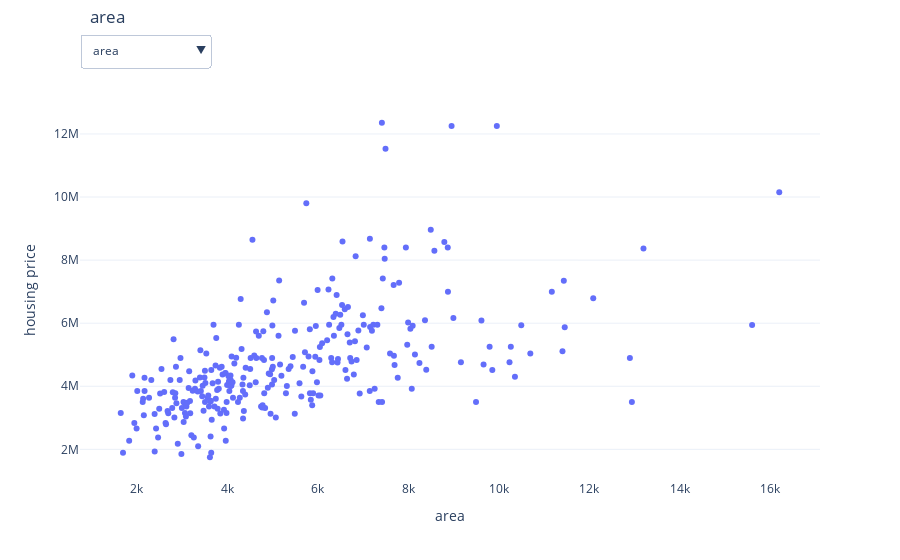

Notebook source saved alongside this figure:
### Code cell
# | warning: false
fig = go.Figure()

# area
fig.add_trace(
    go.Scatter(
    x=df1_area["area"],
    y=df1_area["price"],
    mode="markers",
    visible=True)
    )

# bed room
fig.add_trace(
    go.Bar(
    x=df1_bed["bedrooms"].astype("str"),
    y=df1_bed["price"],
    visible=False)
    )

# bathrooms
fig.add_trace(
    go.Bar(
    x=df1_bath["bathrooms"].astype("str"),
    y=df1_bath["price"],
    visible=False)
    )

# stories
fig.add_trace(
    go.Bar(
    x=df1_stories["stories"].astype("str"),
    y=df1_stories["stories"].astype("str"),
    visible=False)
    )

# mainroad
fig.add_trace(
    go.Bar(
    x=df1_mainroad["mainroad"].astype("str"),
    y=df1_mainroad["price"],
    visible=False)
    )

# guestroom
fig.add_trace(
    go.Bar(
    x=df1_guestroom["guestroom"].astype("str"),
    y=df1_guestroom["price"],
    visible=False)
    )

# basement
fig.add_trace(
    go.Bar(
    x=df1_basement["basement"].astype("str"),
    y=df1_basement["price"],
    visible=False)
    )

# airconditioning
fig.add_trace(
    go.Bar(
    x=df1_air["airconditioning"].astype("str"),
    y=df1_air["price"],
    visible=False)
    )

# parking
fig.add_trace(
    go.Bar(
    x=df1_parking["parking"].astype("str"),
    y=df1_parking["price"],
    visible=False)
    )

# furnishingstatus
fig.add_trace(
    go.Bar(
    x=df1_fur["furnishingstatus"].astype("str"),
    y=df1_fur["price"],
    visible=False)
    )


# create buttom
buttons = []       # create a list for the buttons

for i in range(1,len(df1.columns)):
    visbility_list = [False] * (len(df1.columns)-1)
    visbility_list[i-1] = True
    buttons.append(
        dict(label=list(df1.columns)[i],
        method="update",
        args=[{"visible": visbility_list},
        {"title": list(df1.columns)[i],
        "xaxis": {"title": list(df1.columns)[i],
        "yaxis": "housing price"}}
        ]
        ))


# update the figure layout
fig.update_layout(
    template="plotly_white",
    xaxis_title="area",
    yaxis_title="housing price",
    title=go.layout.Title(
        text ="area",
        x=.1,
        y=.98),
)


x1_loc = 0
y1_loc = 1.2

# DROPDOWN MENUS
fig.update_layout(
    # DEFINE A LIST OF THE VARIOUS BUTTONS (STORED AS DICTIONARIES)
    updatemenus=[
        # BUTTON-1: OPACITY
        dict(
            # NOTICE THAT THE OPTION ARE A LIST OF DICTIONARIES
            # IMPORTANT: args specifies the key-value pairing for what to change
            buttons=buttons,
            # PLACEMENT AND META DATA FOR THE BUTTON
            direction="down",
            showactive=True,  # HIGHLIGHTS ACTIVE DROPDOWN ITEM OR ACTIVE BUTTON IF TRUE
            pad={"r": 10, "t": 10},  # PADDING
            x=x1_loc,  # POSITION
            y=y1_loc,
            xanchor="left",  # ANCHOR POINT
            yanchor="top",
        )
    ]
)


fig.show()

### Figure 1 — Plotly figure (JSON) as saved in the notebook; plotly's stock layout.template omitted (floating-point values rounded to 4 significant figures; data arrays with more than 128 entries replaced by an {"elided": "..."} marker saying what was removed)
{"data": [{"mode": "markers", "type": "scatter", "visible": true, "x": {"elided": "284 int values"}, "y": {"elided": "284 float values"}}, {"type": "bar", "visible": false, "x": ["1", "2", "3", "4", "5", "6"], "y": [2712500, 3632000.0, 4955000.0, 5730000.0, 5819800, 4791500]}, {"type": "bar", "visible": false, "x": ["1", "2", "3", "4"], "y": [4207000.0, 6209000.0, 7282100, 12250000]}, {"type": "bar", "visible": false, "x": ["1", "2", "3", "4"], "y": ["1", "2", "3", "4"]}, {"type": "bar", "visible": false, "x": ["no", "yes"], "y": [3399000.0, 4992000.0]}, {"type": "bar", "visible": false, "x": ["no", "yes"], "y": [4545000.0, 5793000.0]}, {"type": "bar", "visible": false, "x": ["no", "yes"], "y": [4510000.0, 5243000.0]}, {"type": "bar", "visible": false, "x": ["no", "yes"], "y": [4192000.0, 6013000.0]}, {"type": "bar", "visible": false, "x": ["0", "1", "2", "3"], "y": [4136000.0, 5190000.0, 5896000.0, 5867000.0]}, {"type": "bar", "visible": false, "x": ["furnished", "semi-furnished", "unfurnished"], "y": [5495696, 4908000.0, 4014000.0]}], "layout": {"title": {"text": "area", "x": 0.1, "y": 0.98}, "updatemenus": [{"buttons": [{"args": [{"visible": [true, false, false, false, false, false, false, false, false, false]}, {"title": "area", "xaxis": {"title": "area", "yaxis": "housing price"}}], "label": "area", "method": "update"}, {"args": [{"visible": [false, true, false, false, false, false, false, false, false, false]}, {"title": "bedrooms", "xaxis": {"title": "bedrooms", "yaxis": "housing price"}}], "label": "bedrooms", "method": "update"}, {"args": [{"visible": [false, false, true, false, false, false, false, false, false, false]}, {"title": "bathrooms", "xaxis": {"title": "bathrooms", "yaxis": "housing price"}}], "label": "bathrooms", "method": "update"}, {"args": [{"visible": [false, false, false, true, false, false, false, false, false, false]}, {"title": "stories", "xaxis": {"title": "stories", "yaxis": "housing price"}}], "label": "stories", "method": "update"}, {"args": [{"visible": [false, false, false, false, true, false, false, false, false, false]}, {"title": "mainroad", "xaxis": {"title": "mainroad", "yaxis": "housing price"}}], "label": "mainroad", "method": "update"}, {"args": [{"visible": [false, false, false, false, false, true, false, false, false, false]}, {"title": "guestroom", "xaxis": {"title": "guestroom", "yaxis": "housing price"}}], "label": "guestroom", "method": "update"}, {"args": [{"visible": [false, false, false, false, false, false, true, false, false, false]}, {"title": "basement", "xaxis": {"title": "basement", "yaxis": "housing price"}}], "label": "basement", "method": "update"}, {"args": [{"visible": [false, false, false, false, false, false, false, true, false, false]}, {"title": "airconditioning", "xaxis": {"title": "airconditioning", "yaxis": "housing price"}}], "label": "airconditioning", "method": "update"}, {"args": [{"visible": [false, false, false, false, false, false, false, false, true, false]}, {"title": "parking", "xaxis": {"title": "parking", "yaxis": "housing price"}}], "label": "parking", "method": "update"}, {"args": [{"visible": [false, false, false, false, false, false, false, false, false, true]}, {"title": "furnishingstatus", "xaxis": {"title": "furnishingstatus", "yaxis": "housing price"}}], "label": "furnishingstatus", "method": "update"}], "direction": "down", "pad": {"r": 10, "t": 10}, "showactive": true, "x": 0, "xanchor": "left", "y": 1.2, "yanchor": "top"}], "xaxis": {"title": {"text": "area"}}, "yaxis": {"title": {"text": "housing price"}}}}
